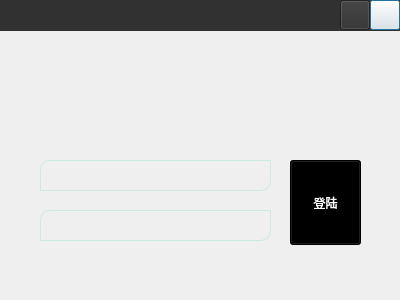
<?xml version="1.0" encoding="UTF-8"?>
<ui version="4.0">
 <class>LoginDialog</class>
 <widget class="QDialog" name="LoginDialog">
  <property name="geometry">
   <rect>
    <x>0</x>
    <y>0</y>
    <width>400</width>
    <height>300</height>
   </rect>
  </property>
  <property name="windowTitle">
   <string>Dialog</string>
  </property>
  <widget class="QPushButton" name="exitBtn2">
   <property name="geometry">
    <rect>
     <x>370</x>
     <y>0</y>
     <width>30</width>
     <height>30</height>
    </rect>
   </property>
   <property name="styleSheet">
    <string notr="true"/>
   </property>
   <property name="text">
    <string/>
   </property>
  </widget>
  <widget class="QWidget" name="titlewidget" native="true">
   <property name="geometry">
    <rect>
     <x>0</x>
     <y>0</y>
     <width>401</width>
     <height>31</height>
    </rect>
   </property>
   <property name="styleSheet">
    <string notr="true">background-color: rgb(49, 49, 49);</string>
   </property>
   <widget class="QPushButton" name="miniBtn">
    <property name="geometry">
     <rect>
      <x>340</x>
      <y>0</y>
      <width>30</width>
      <height>30</height>
     </rect>
    </property>
    <property name="text">
     <string/>
    </property>
   </widget>
  </widget>
  <widget class="QWidget" name="background" native="true">
   <property name="geometry">
    <rect>
     <x>0</x>
     <y>20</y>
     <width>401</width>
     <height>281</height>
    </rect>
   </property>
   <property name="styleSheet">
    <string notr="true">#background{
border-image: url(:/pic/Login_demo_2.png);
}
#background *{
border-image: url();
}</string>
   </property>
   <widget class="QLineEdit" name="TID">
    <property name="geometry">
     <rect>
      <x>40</x>
      <y>140</y>
      <width>231</width>
      <height>31</height>
     </rect>
    </property>
    <property name="styleSheet">
     <string notr="true">background-color:transparent;
border-width: 1px;
border-style: solid;
border-color: rgb(204, 234, 228);
border-bottom-right-radius:10px;
border-top-left-radius:10px;
color:white;</string>
    </property>
   </widget>
   <widget class="QLineEdit" name="TPWD">
    <property name="geometry">
     <rect>
      <x>40</x>
      <y>190</y>
      <width>231</width>
      <height>31</height>
     </rect>
    </property>
    <property name="styleSheet">
     <string notr="true">background-color:transparent;
border-width: 1px;
border-style: solid;
border-color: rgb(204, 234, 228);
border-bottom-right-radius:10px;
border-top-left-radius:10px;
color:white;</string>
    </property>
    <property name="echoMode">
     <enum>QLineEdit::Password</enum>
    </property>
   </widget>
   <widget class="QPushButton" name="loginBtn">
    <property name="geometry">
     <rect>
      <x>290</x>
      <y>140</y>
      <width>71</width>
      <height>85</height>
     </rect>
    </property>
    <property name="palette">
     <palette>
      <active>
       <colorrole role="WindowText">
        <brush brushstyle="SolidPattern">
         <color alpha="255">
          <red>255</red>
          <green>255</green>
          <blue>255</blue>
         </color>
        </brush>
       </colorrole>
       <colorrole role="Button">
        <brush brushstyle="SolidPattern">
         <color alpha="255">
          <red>0</red>
          <green>0</green>
          <blue>0</blue>
         </color>
        </brush>
       </colorrole>
       <colorrole role="Light">
        <brush brushstyle="SolidPattern">
         <color alpha="255">
          <red>0</red>
          <green>0</green>
          <blue>0</blue>
         </color>
        </brush>
       </colorrole>
       <colorrole role="Midlight">
        <brush brushstyle="SolidPattern">
         <color alpha="255">
          <red>0</red>
          <green>0</green>
          <blue>0</blue>
         </color>
        </brush>
       </colorrole>
       <colorrole role="Dark">
        <brush brushstyle="SolidPattern">
         <color alpha="255">
          <red>0</red>
          <green>0</green>
          <blue>0</blue>
         </color>
        </brush>
       </colorrole>
       <colorrole role="Mid">
        <brush brushstyle="SolidPattern">
         <color alpha="255">
          <red>0</red>
          <green>0</green>
          <blue>0</blue>
         </color>
        </brush>
       </colorrole>
       <colorrole role="Text">
        <brush brushstyle="SolidPattern">
         <color alpha="255">
          <red>255</red>
          <green>255</green>
          <blue>255</blue>
         </color>
        </brush>
       </colorrole>
       <colorrole role="BrightText">
        <brush brushstyle="SolidPattern">
         <color alpha="255">
          <red>255</red>
          <green>255</green>
          <blue>255</blue>
         </color>
        </brush>
       </colorrole>
       <colorrole role="ButtonText">
        <brush brushstyle="SolidPattern">
         <color alpha="255">
          <red>255</red>
          <green>255</green>
          <blue>255</blue>
         </color>
        </brush>
       </colorrole>
       <colorrole role="Base">
        <brush brushstyle="SolidPattern">
         <color alpha="255">
          <red>0</red>
          <green>0</green>
          <blue>0</blue>
         </color>
        </brush>
       </colorrole>
       <colorrole role="Window">
        <brush brushstyle="SolidPattern">
         <color alpha="255">
          <red>0</red>
          <green>0</green>
          <blue>0</blue>
         </color>
        </brush>
       </colorrole>
       <colorrole role="Shadow">
        <brush brushstyle="SolidPattern">
         <color alpha="255">
          <red>0</red>
          <green>0</green>
          <blue>0</blue>
         </color>
        </brush>
       </colorrole>
       <colorrole role="AlternateBase">
        <brush brushstyle="SolidPattern">
         <color alpha="255">
          <red>0</red>
          <green>0</green>
          <blue>0</blue>
         </color>
        </brush>
       </colorrole>
       <colorrole role="ToolTipBase">
        <brush brushstyle="SolidPattern">
         <color alpha="255">
          <red>255</red>
          <green>255</green>
          <blue>220</blue>
         </color>
        </brush>
       </colorrole>
       <colorrole role="ToolTipText">
        <brush brushstyle="SolidPattern">
         <color alpha="255">
          <red>0</red>
          <green>0</green>
          <blue>0</blue>
         </color>
        </brush>
       </colorrole>
      </active>
      <inactive>
       <colorrole role="WindowText">
        <brush brushstyle="SolidPattern">
         <color alpha="255">
          <red>255</red>
          <green>255</green>
          <blue>255</blue>
         </color>
        </brush>
       </colorrole>
       <colorrole role="Button">
        <brush brushstyle="SolidPattern">
         <color alpha="255">
          <red>0</red>
          <green>0</green>
          <blue>0</blue>
         </color>
        </brush>
       </colorrole>
       <colorrole role="Light">
        <brush brushstyle="SolidPattern">
         <color alpha="255">
          <red>0</red>
          <green>0</green>
          <blue>0</blue>
         </color>
        </brush>
       </colorrole>
       <colorrole role="Midlight">
        <brush brushstyle="SolidPattern">
         <color alpha="255">
          <red>0</red>
          <green>0</green>
          <blue>0</blue>
         </color>
        </brush>
       </colorrole>
       <colorrole role="Dark">
        <brush brushstyle="SolidPattern">
         <color alpha="255">
          <red>0</red>
          <green>0</green>
          <blue>0</blue>
         </color>
        </brush>
       </colorrole>
       <colorrole role="Mid">
        <brush brushstyle="SolidPattern">
         <color alpha="255">
          <red>0</red>
          <green>0</green>
          <blue>0</blue>
         </color>
        </brush>
       </colorrole>
       <colorrole role="Text">
        <brush brushstyle="SolidPattern">
         <color alpha="255">
          <red>255</red>
          <green>255</green>
          <blue>255</blue>
         </color>
        </brush>
       </colorrole>
       <colorrole role="BrightText">
        <brush brushstyle="SolidPattern">
         <color alpha="255">
          <red>255</red>
          <green>255</green>
          <blue>255</blue>
         </color>
        </brush>
       </colorrole>
       <colorrole role="ButtonText">
        <brush brushstyle="SolidPattern">
         <color alpha="255">
          <red>255</red>
          <green>255</green>
          <blue>255</blue>
         </color>
        </brush>
       </colorrole>
       <colorrole role="Base">
        <brush brushstyle="SolidPattern">
         <color alpha="255">
          <red>0</red>
          <green>0</green>
          <blue>0</blue>
         </color>
        </brush>
       </colorrole>
       <colorrole role="Window">
        <brush brushstyle="SolidPattern">
         <color alpha="255">
          <red>0</red>
          <green>0</green>
          <blue>0</blue>
         </color>
        </brush>
       </colorrole>
       <colorrole role="Shadow">
        <brush brushstyle="SolidPattern">
         <color alpha="255">
          <red>0</red>
          <green>0</green>
          <blue>0</blue>
         </color>
        </brush>
       </colorrole>
       <colorrole role="AlternateBase">
        <brush brushstyle="SolidPattern">
         <color alpha="255">
          <red>0</red>
          <green>0</green>
          <blue>0</blue>
         </color>
        </brush>
       </colorrole>
       <colorrole role="ToolTipBase">
        <brush brushstyle="SolidPattern">
         <color alpha="255">
          <red>255</red>
          <green>255</green>
          <blue>220</blue>
         </color>
        </brush>
       </colorrole>
       <colorrole role="ToolTipText">
        <brush brushstyle="SolidPattern">
         <color alpha="255">
          <red>0</red>
          <green>0</green>
          <blue>0</blue>
         </color>
        </brush>
       </colorrole>
      </inactive>
      <disabled>
       <colorrole role="WindowText">
        <brush brushstyle="SolidPattern">
         <color alpha="255">
          <red>0</red>
          <green>0</green>
          <blue>0</blue>
         </color>
        </brush>
       </colorrole>
       <colorrole role="Button">
        <brush brushstyle="SolidPattern">
         <color alpha="255">
          <red>0</red>
          <green>0</green>
          <blue>0</blue>
         </color>
        </brush>
       </colorrole>
       <colorrole role="Light">
        <brush brushstyle="SolidPattern">
         <color alpha="255">
          <red>0</red>
          <green>0</green>
          <blue>0</blue>
         </color>
        </brush>
       </colorrole>
       <colorrole role="Midlight">
        <brush brushstyle="SolidPattern">
         <color alpha="255">
          <red>0</red>
          <green>0</green>
          <blue>0</blue>
         </color>
        </brush>
       </colorrole>
       <colorrole role="Dark">
        <brush brushstyle="SolidPattern">
         <color alpha="255">
          <red>0</red>
          <green>0</green>
          <blue>0</blue>
         </color>
        </brush>
       </colorrole>
       <colorrole role="Mid">
        <brush brushstyle="SolidPattern">
         <color alpha="255">
          <red>0</red>
          <green>0</green>
          <blue>0</blue>
         </color>
        </brush>
       </colorrole>
       <colorrole role="Text">
        <brush brushstyle="SolidPattern">
         <color alpha="255">
          <red>0</red>
          <green>0</green>
          <blue>0</blue>
         </color>
        </brush>
       </colorrole>
       <colorrole role="BrightText">
        <brush brushstyle="SolidPattern">
         <color alpha="255">
          <red>255</red>
          <green>255</green>
          <blue>255</blue>
         </color>
        </brush>
       </colorrole>
       <colorrole role="ButtonText">
        <brush brushstyle="SolidPattern">
         <color alpha="255">
          <red>0</red>
          <green>0</green>
          <blue>0</blue>
         </color>
        </brush>
       </colorrole>
       <colorrole role="Base">
        <brush brushstyle="SolidPattern">
         <color alpha="255">
          <red>0</red>
          <green>0</green>
          <blue>0</blue>
         </color>
        </brush>
       </colorrole>
       <colorrole role="Window">
        <brush brushstyle="SolidPattern">
         <color alpha="255">
          <red>0</red>
          <green>0</green>
          <blue>0</blue>
         </color>
        </brush>
       </colorrole>
       <colorrole role="Shadow">
        <brush brushstyle="SolidPattern">
         <color alpha="255">
          <red>0</red>
          <green>0</green>
          <blue>0</blue>
         </color>
        </brush>
       </colorrole>
       <colorrole role="AlternateBase">
        <brush brushstyle="SolidPattern">
         <color alpha="255">
          <red>0</red>
          <green>0</green>
          <blue>0</blue>
         </color>
        </brush>
       </colorrole>
       <colorrole role="ToolTipBase">
        <brush brushstyle="SolidPattern">
         <color alpha="255">
          <red>255</red>
          <green>255</green>
          <blue>220</blue>
         </color>
        </brush>
       </colorrole>
       <colorrole role="ToolTipText">
        <brush brushstyle="SolidPattern">
         <color alpha="255">
          <red>0</red>
          <green>0</green>
          <blue>0</blue>
         </color>
        </brush>
       </colorrole>
      </disabled>
     </palette>
    </property>
    <property name="styleSheet">
     <string notr="true">font: 10pt &quot;微软雅黑&quot;;</string>
    </property>
    <property name="text">
     <string>登陆</string>
    </property>
   </widget>
   <widget class="QLabel" name="label">
    <property name="geometry">
     <rect>
      <x>51</x>
      <y>150</y>
      <width>14</width>
      <height>14</height>
     </rect>
    </property>
    <property name="styleSheet">
     <string notr="true">border-image: url(:/pic/用户名图标.png);</string>
    </property>
    <property name="text">
     <string/>
    </property>
   </widget>
   <widget class="QLabel" name="label_2">
    <property name="geometry">
     <rect>
      <x>51</x>
      <y>200</y>
      <width>14</width>
      <height>14</height>
     </rect>
    </property>
    <property name="styleSheet">
     <string notr="true">border-image: url(:/pic/密码图标.png);</string>
    </property>
    <property name="text">
     <string/>
    </property>
   </widget>
  </widget>
  <zorder>background</zorder>
  <zorder>titlewidget</zorder>
  <zorder>exitBtn2</zorder>
 </widget>
 <resources/>
 <connections>
  <connection>
   <sender>exitBtn2</sender>
   <signal>clicked()</signal>
   <receiver>LoginDialog</receiver>
   <slot>close()</slot>
   <hints>
    <hint type="sourcelabel">
     <x>384</x>
     <y>14</y>
    </hint>
    <hint type="destinationlabel">
     <x>199</x>
     <y>149</y>
    </hint>
   </hints>
  </connection>
  <connection>
   <sender>miniBtn</sender>
   <signal>clicked()</signal>
   <receiver>LoginDialog</receiver>
   <slot>showMinimized()</slot>
   <hints>
    <hint type="sourcelabel">
     <x>354</x>
     <y>14</y>
    </hint>
    <hint type="destinationlabel">
     <x>199</x>
     <y>149</y>
    </hint>
   </hints>
  </connection>
 </connections>
</ui>
